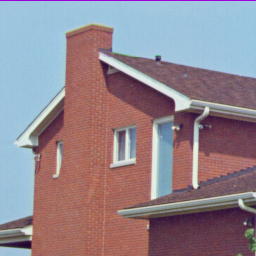
#> input picture images/4.1.05.tiff, 256 x 256 px
$ python -i image_enhancement.py   (imports and definitions only)
#> lines starting #> are read from the running program, lines starting #| are printed output that depends on the picture
import cv2
import numpy as np
from typing import Tuple, List, Optional, Union

# [49 lines left out: functions adjust_brightness, adjust_contrast, adjust_brightness_contrast, histogram_equalization, not called in this run]

# https://docs.opencv.org/4.x/d5/daf/tutorial_py_histogram_equalization.html
def clahe(image: np.ndarray,
          clip_limit: float = 2.0,
          grid_size: Tuple[int, int] = (8, 8)) -> np.ndarray:
    """
    CLAHE: Contrast Limited Adaptative Histogram Equalizable
    Ecualización adaptativa del histograma usando CLAHE.
    Funciona mejor que la ecualización clásica para imagenes con iluminación variada.

     Args:
        image: Imagen en escala de grises o BGR.
        clip_limit: Límite de contraste para evitar amplificación de ruido (valores típicos: 1.0-3.0).
        grid_size: Tamaño de la cuadrícula para procesamiento local (ej: (8,8)).

    Returns:
        Imagen procesada con CLAHE.
    """
    if len(image) == 3:
        # Convertir a LAB format y aplicar CLAHE en el canal L (luminicencia)
        lab = cv2.cvtColor(image, cv2.COLOR_BGR2LAB)
        l, a, b = cv2.split(lab)
        clahe = cv2.createCLAHE(clipLimit=clip_limit, tileGridSize=grid_size)
        l = clahe.apply(l)
        lab = cv2.merge((l, a, b))
        return cv2.cvtColor(lab, cv2.COLOR_LAB2BGR)
    else:
        clahe = cv2.createCLAHE(clipLimit=clip_limit, tileGridSize=grid_size)
        return clahe.apply(image)

def gamma_correction():
    pass

def sharpen():
    pass

def auto_contrast():
    pass

>>> import cv2
>>> picture = cv2.imread('images/4.1.05.tiff', cv2.IMREAD_GRAYSCALE)
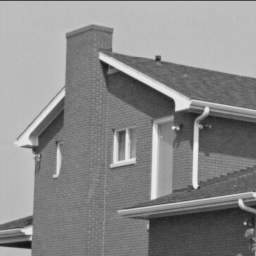
#> picture: shape (256, 256); min 17, max 239, mean 138.1
>>> result = clahe(picture)
#> in clahe, `return clahe.apply(image)`:
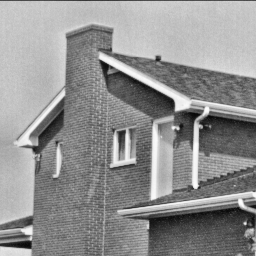
#> returned value: shape (256, 256); min 7, max 253, mean 144.8

$ run again, on images/4.1.06.tiff
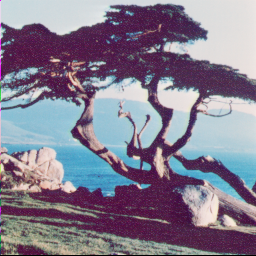
#> input picture images/4.1.06.tiff, 256 x 256 px
#> `picture = cv2.imread('images/4.1.05.tiff', cv2.IMREAD_GRAYSCALE)`:
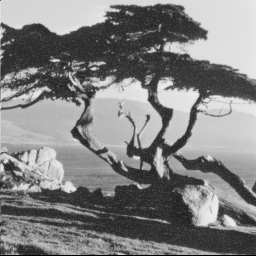
#> picture: shape (256, 256); min 0, max 237, mean 129.2
#> in clahe, `return clahe.apply(image)`:
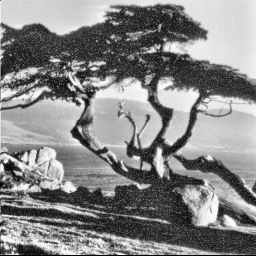
#> returned value: shape (256, 256); min 2, max 255, mean 133.7

$ run again, on images/4.1.07.tiff
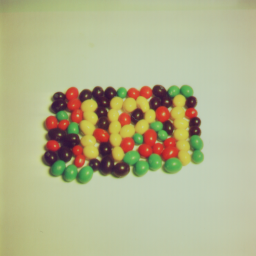
#> input picture images/4.1.07.tiff, 256 x 256 px
#> `picture = cv2.imread('images/4.1.05.tiff', cv2.IMREAD_GRAYSCALE)`:
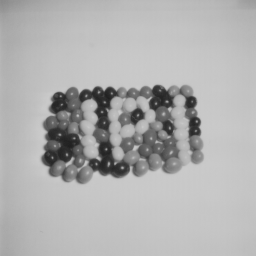
#> picture: shape (256, 256); min 32, max 204, mean 175.9
#> in clahe, `return clahe.apply(image)`:
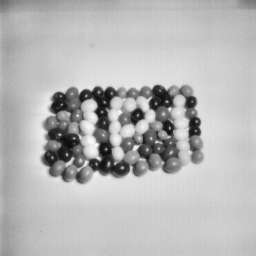
#> returned value: shape (256, 256); min 11, max 252, mean 183.2

$ run again, on images/4.2.03.tiff
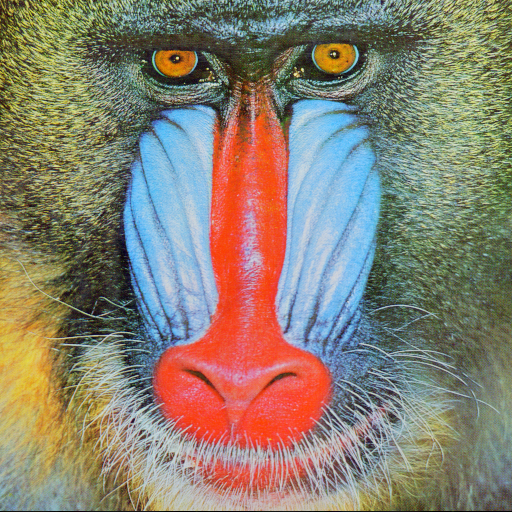
#> input picture images/4.2.03.tiff, 512 x 512 px
#> `picture = cv2.imread('images/4.1.05.tiff', cv2.IMREAD_GRAYSCALE)`:
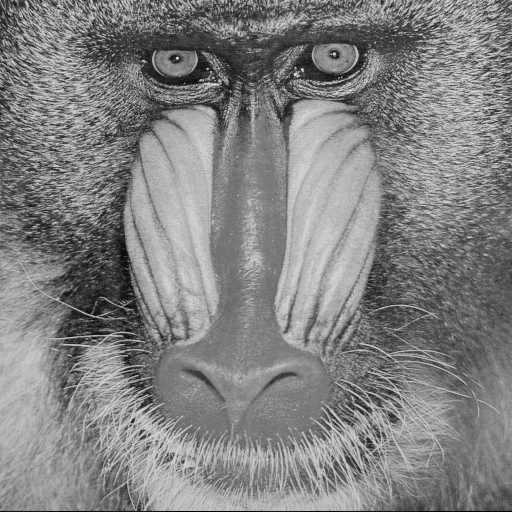
#> picture: shape (512, 512); min 0, max 231, mean 129.6
#> in clahe, `return clahe.apply(image)`:
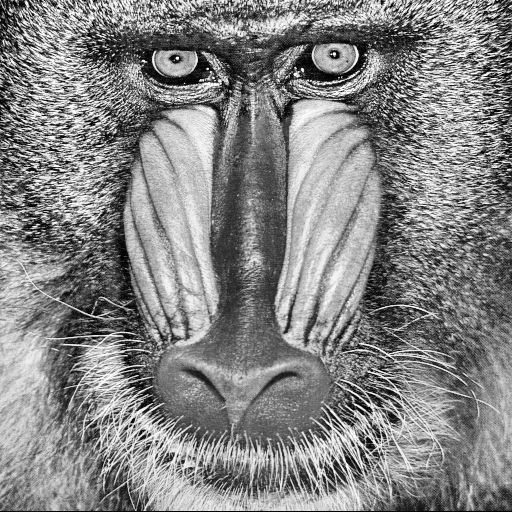
#> returned value: shape (512, 512); min 0, max 255, mean 132.3
